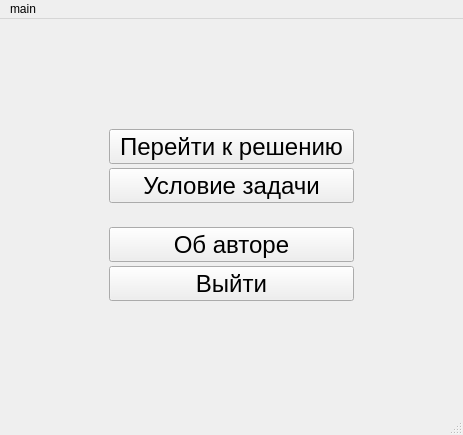
<?xml version="1.0" encoding="UTF-8"?>
<ui version="4.0">
 <class>MainWindow</class>
 <widget class="QMainWindow" name="MainWindow">
  <property name="geometry">
   <rect>
    <x>0</x>
    <y>0</y>
    <width>422</width>
    <height>435</height>
   </rect>
  </property>
  <property name="windowTitle">
   <string>Menu</string>
  </property>
  <widget class="QWidget" name="centralwidget">
   <layout class="QGridLayout" name="gridLayout">
    <item row="0" column="0">
     <layout class="QVBoxLayout" name="verticalLayout_3">
      <property name="spacing">
       <number>3</number>
      </property>
      <property name="leftMargin">
       <number>100</number>
      </property>
      <property name="topMargin">
       <number>100</number>
      </property>
      <property name="rightMargin">
       <number>100</number>
      </property>
      <property name="bottomMargin">
       <number>100</number>
      </property>
      <item>
       <widget class="QToolButton" name="showSolutionButton">
        <property name="sizePolicy">
         <sizepolicy hsizetype="Expanding" vsizetype="Fixed">
          <horstretch>0</horstretch>
          <verstretch>0</verstretch>
         </sizepolicy>
        </property>
        <property name="font">
         <font>
          <pointsize>18</pointsize>
         </font>
        </property>
        <property name="text">
         <string>Перейти к решению</string>
        </property>
       </widget>
      </item>
      <item>
       <widget class="QToolButton" name="showTaskButton">
        <property name="sizePolicy">
         <sizepolicy hsizetype="Expanding" vsizetype="Fixed">
          <horstretch>0</horstretch>
          <verstretch>0</verstretch>
         </sizepolicy>
        </property>
        <property name="font">
         <font>
          <pointsize>18</pointsize>
         </font>
        </property>
        <property name="text">
         <string>Условие задачи</string>
        </property>
       </widget>
      </item>
      <item>
       <spacer name="horizontalSpacer">
        <property name="orientation">
         <enum>Qt::Horizontal</enum>
        </property>
        <property name="sizeHint" stdset="0">
         <size>
          <width>40</width>
          <height>20</height>
         </size>
        </property>
       </spacer>
      </item>
      <item>
       <widget class="QToolButton" name="showAboutButton">
        <property name="sizePolicy">
         <sizepolicy hsizetype="Expanding" vsizetype="Fixed">
          <horstretch>0</horstretch>
          <verstretch>0</verstretch>
         </sizepolicy>
        </property>
        <property name="font">
         <font>
          <pointsize>18</pointsize>
         </font>
        </property>
        <property name="text">
         <string>Об авторе</string>
        </property>
       </widget>
      </item>
      <item>
       <widget class="QToolButton" name="quitButton">
        <property name="sizePolicy">
         <sizepolicy hsizetype="Expanding" vsizetype="Fixed">
          <horstretch>0</horstretch>
          <verstretch>0</verstretch>
         </sizepolicy>
        </property>
        <property name="font">
         <font>
          <pointsize>18</pointsize>
         </font>
        </property>
        <property name="text">
         <string>Выйти</string>
        </property>
       </widget>
      </item>
     </layout>
    </item>
   </layout>
  </widget>
  <widget class="QMenuBar" name="menubar">
   <property name="geometry">
    <rect>
     <x>0</x>
     <y>0</y>
     <width>422</width>
     <height>24</height>
    </rect>
   </property>
   <widget class="QMenu" name="menumain">
    <property name="title">
     <string>main</string>
    </property>
   </widget>
   <addaction name="menumain"/>
  </widget>
  <widget class="QStatusBar" name="statusbar"/>
 </widget>
 <resources/>
 <connections/>
</ui>
